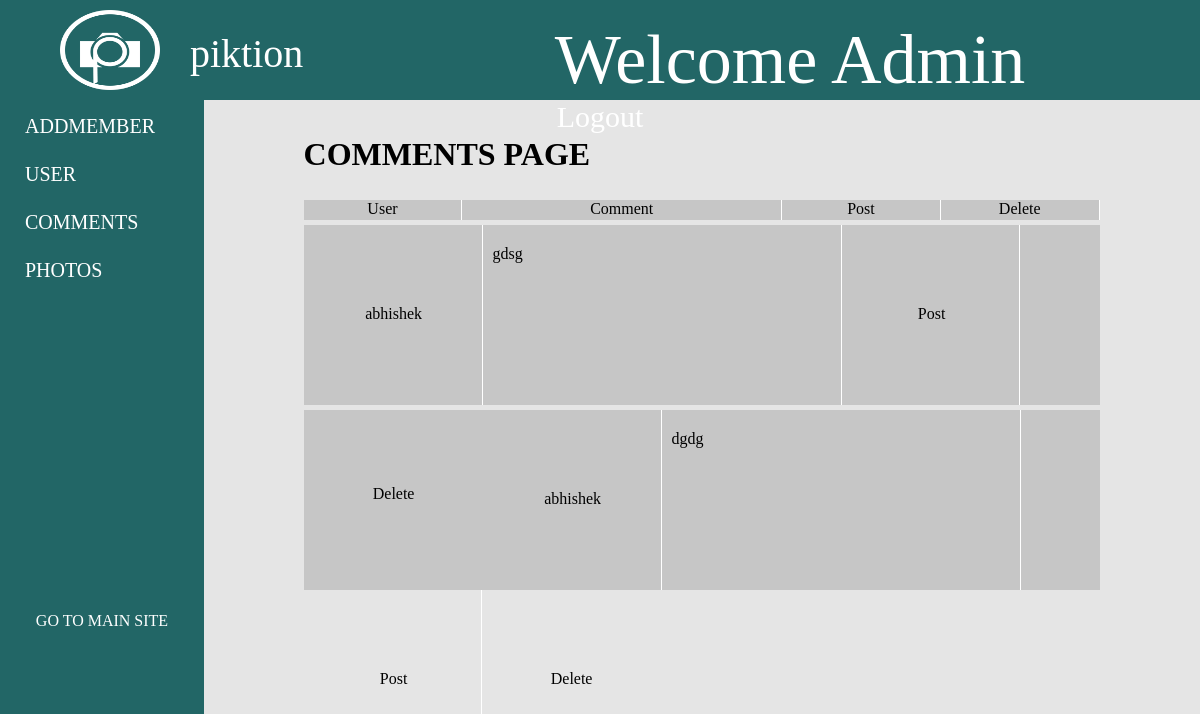
/admin/index.php?pageName=comments (signed in), run on the app's committed database.
### tables this page shows
CREATE TABLE IF NOT EXISTS `comment` (
  `id` int(11) NOT NULL AUTO_INCREMENT,
  `userid` int(11) NOT NULL,
  `description` varchar(300) NOT NULL,
  `pic_id` int(80) NOT NULL,
  `date` timestamp NOT NULL DEFAULT CURRENT_TIMESTAMP ON UPDATE CURRENT_TIMESTAMP,
  PRIMARY KEY (`id`)
);

CREATE TABLE IF NOT EXISTS `user_detail` (
  `id` int(11) NOT NULL AUTO_INCREMENT,
  `name` varchar(100) NOT NULL,
  `email` varchar(100) NOT NULL,
  `password` varchar(200) NOT NULL,
  `isactive` bit(1) NOT NULL,
  `contact` varchar(20) NOT NULL,
  `dob` date NOT NULL,
  `gender` varchar(10) NOT NULL,
  `profession` varchar(200) NOT NULL,
  `isadmin` bit(1) NOT NULL,
  `followers` int(255) NOT NULL,
  `displaypic` varchar(150) NOT NULL,
  `coverimg` varchar(150) NOT NULL,
  `active` int(25) NOT NULL,
  `security` varchar(200) NOT NULL,
  PRIMARY KEY (`id`)
);

### admin/index.php (called while the page is built)
<?php include('header.php'); ?>
			<?php include($url); ?>
		<?php include('footer.php'); ?>

### includes/addMemberFunction.php (called while the page is built, shortened)
<?php
	require_once('config.php');
	function fetchComments()
	{
		global $con;
	$query = "SELECT comment.description,user_detail.name FROM comment inner join user_detail on user_detail.id = comment.userid";
	$res = mysqli_query($con,$query);
		return $res;
	}
?>

### admin/comments.php (the view, shortened to what this page needs)
<?php
	require_once('../includes/addMemberFunction.php');
	$result = fetchComments();
?>
<div class="comment_head">
	<div class="col_user maincol" style="width:19.8%;height:20px;float:left;">User</div>
	<div class="col_comment maincol" style="width:40%;height:20px;float:left;">Comment</div>
	<div class="col_post maincol" style="width:19.8%;height:20px;float:left;">Post</div>
	<div class="col_delete maincol" style="width:19.8%;height:20px;float:left;">Delete</div>
</div>
<?php
	while($row=mysqli_fetch_assoc($result))
	{
		echo "<div class=\"main_comment\" style=\"width:100%;height:180px;margin-top:5px;background:#c6c6c6;\">";
			echo "<div class=\"user\" style=\"width:178px;height:180px;float:left;border-right:1px solid #fff;\">";
				echo "<div class=\"user_text comcol\">{$row['name']}</div>";
			echo "</div>";
			echo "<div class=\"comment\" style=\"width:358px;height:180px;float:left;border-right:1px solid #fff;\">";
				echo "<div class=\"comment_text\">{$row['description']}</div>";
			echo "</div>";
			echo "<div class=\"post\" style=\"width:177px;height:180px;float:left;border-right:1px solid #fff;\">";
				echo"<div class=\"post_text comcol\">Post</div>";
			echo"</div>";
			echo"<div class=\"delete\" style=\"width:179px;height:180px;float:left;\">";
				echo"<div class=\"delete_link comcol\"><a href=\"#\" style=\"color:#000;\">Delete</a></div>";
			echo"</div>";
		echo"</div>";
	}
?>

### admin/css/style.css (style rules this page uses)
a { text-decoration:none; color:#fff; }
.comment_head { width:100%; height:20px; background:#c6c6c6; }
.maincol { text-align:center; border-right:1px solid #fff; }
.comcol { width:180px; height:100; padding-top:80px; text-align:center; }
.comment_text { width:180px; height:160px; padding:20px 10px; }
.delete_link { text-align:center; }

### data on the page
comment: userid.name "abhishek", description "gdsg"
comment: userid.name "abhishek", description "dgdg"

### other printed values
$pageName "COMMENTS"
